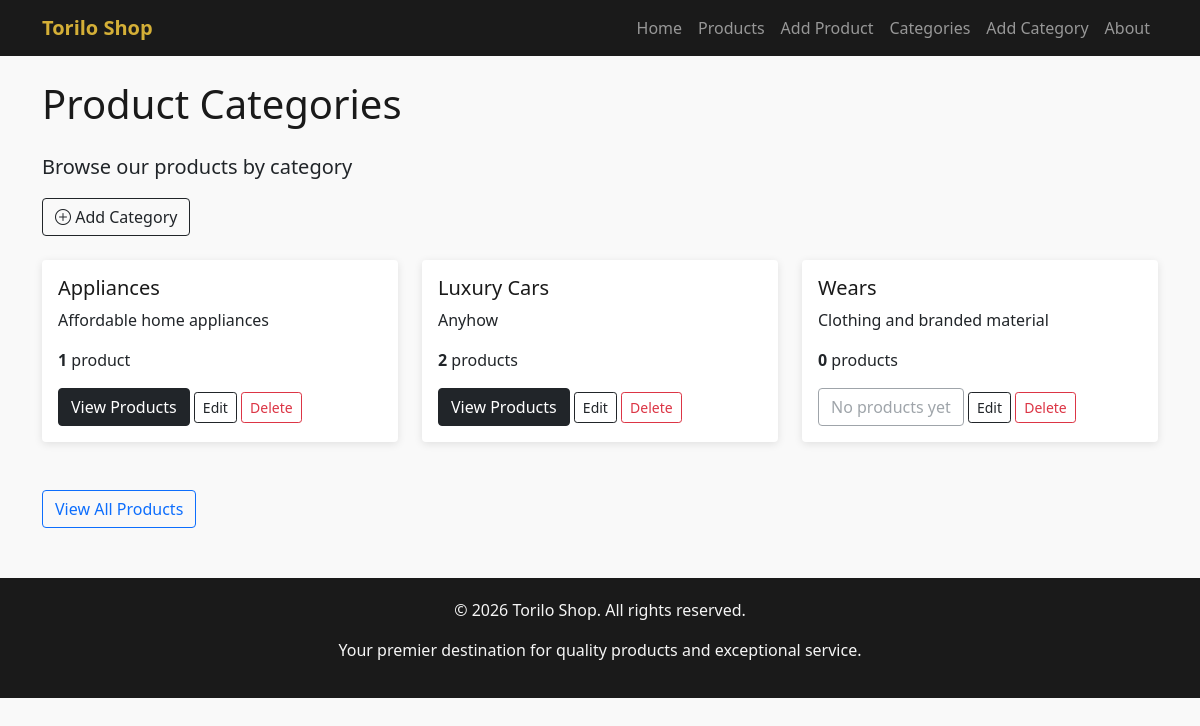
Page /categories/ on the committed database.
### products/models.py (models this page shows, shortened)
class Category(models.Model):
    name = models.CharField(max_length=100)
    slug = models.SlugField(blank=True)
    description = models.TextField(blank=True)
    class Meta:
        verbose_name_plural = "Categories"

### products/views.py (the view)
# urls.py: path('categories/', views.category_list, name='category_list'),
def category_list(request):
    categories = Category.objects.annotate(product_count=Count('products'))
    context = {'categories': categories}
    return render(request, 'products/category_list.html', context)

### templates/products/category_list.html (shortened to what this page needs)
{% extends 'base.html' %}
{% block content %}
<div class="row">
    <div class="col-12">
        <h1 class="mb-4">Product Categories</h1>
        <p class="lead">Browse our products by category</p>
        <a href="{% url 'add_category' %}" class="btn btn-outline-dark mb-4">
            <i class="bi bi-plus-circle"></i> Add Category
        </a>
    </div>
</div>
<div class="row">
    {% for category in categories %}
    <div class="col-md-4 col-sm-6 mb-4">
        <div class="card h-100">
            <div class="card-body">
                <h5 class="card-title">{{ category.name }}</h5>
                {% if category.description %}
                    <p class="card-text">{{ category.description }}</p>
                {% endif %}
                <p class="card-text">
                    <strong>{{ category.products.count }}</strong> product{{ category.products.count|pluralize }}
                </p>
                {% if category.products.exists %}
                    <a href="{% url 'category_products' category.slug %}" class="btn btn-dark">View Products</a>
                {% else %}
                    <button class="btn btn-outline-secondary" disabled>No products yet</button>
                {% endif %}
                <a href="{% url 'edit_category' category.slug %}" class="btn btn-outline-dark btn-sm">Edit</a>
                <a href="{% url 'delete_category' category.slug %}" class="btn btn-outline-danger btn-sm">Delete</a>
            </div>
        </div>
    </div>
    {% empty %}
    <div class="col-12">
        <div class="alert alert-info">
            No categories available at the moment.
        </div>
    </div>
    {% endfor %}
</div>
<div class="row mt-4">
    <div class="col-12">
        <a href="{% url 'product_list' %}" class="btn btn-outline-primary">View All Products</a>
    </div>
</div>
{% endblock %}

### templates/base.html (shortened to what this page needs)
<!DOCTYPE html>
<html lang="en">
{% load static %}
<head>
    <link href="https://cdn.jsdelivr.net/npm/bootstrap@5.1.3/dist/css/bootstrap.min.css" rel="stylesheet">
    <link rel="stylesheet" href="https://cdn.jsdelivr.net/npm/bootstrap-icons@1.8.1/font/bootstrap-icons.css">
    <link rel="stylesheet" href="{% static 'css/styles.css' %}">
</head>
<body>
    <nav class="navbar navbar-expand-lg navbar-dark">
        <div class="container">
            <a class="navbar-brand" href="{% url 'home' %}">Torilo Shop</a>
            <div class="collapse navbar-collapse" id="navbarNav">
                <ul class="navbar-nav ms-auto">
                    <li class="nav-item">
                        <a class="nav-link" href="{% url 'home' %}">Home</a>
                    </li>
                    <li class="nav-item">
                        <a class="nav-link" href="{% url 'product_list' %}">Products</a>
                    </li>
                    <li class="nav-item">
                        <a class="nav-link" href="{% url 'add_product' %}">Add Product</a>
                    </li>
                    <li class="nav-item">
                        <a class="nav-link" href="{% url 'category_list' %}">Categories</a>
                    </li>
                    <li class="nav-item">
                        <a class="nav-link" href="{% url 'add_category' %}">Add Category</a>
                    </li>
                    <li class="nav-item">
                        <a class="nav-link" href="{% url 'about' %}">About</a>
                    </li>
                </ul>
            </div>
        </div>
    </nav>
    <main class="container mt-4">
        {% block content %}
        {% endblock %}
    </main>
    <footer class="footer">
        <div class="container text-center">
            <p>&copy; 2026 Torilo Shop. All rights reserved.</p>
            <p>Your premier destination for quality products and exceptional service.</p>
        </div>
    </footer>
</body>
</html>

### templates/base.html (style rules this page uses)
:root { --primary-black: #1a1a1a; --secondary-black: #2d2d2d; --accent-gold: #d4af37; --accent-silver: #c0c0c0; --text-light: #f5f5f5; --text-dark: #333333; }
body { background-color: #f9f9f9; min-height: 100vh; }
.navbar { background-color: var(--primary-black) !important; }
.navbar-brand { font-weight: bold; color: var(--accent-gold) !important; }
.footer { background-color: var(--primary-black); color: var(--text-light); padding: 20px 0; margin-top: 50px; }
.card { border: none; box-shadow: 0 2px 8px rgba(0,0,0,0.1); }
h1, h2, h3, h4, h5, h6 { color: var(--primary-black); }

### rows in the picture
Category: name "Appliances", description "Affordable home appliances", products.count "1", shows "View Products"
Category: name "Luxury Cars", description "Anyhow", products.count "2", shows "View Products"
Category: name "Wears", description "Clothing and branded material", products.count "0", shows "No products yet"
